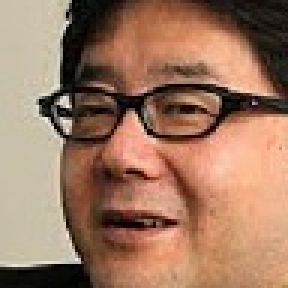
#> input picture photo_select_out/yasushi_out/out_(yasushi18.jpg)1.jpg, 96 x 96 px, found by its file name (shown 3 times larger); its folder holds 4 pictures in this run
$ python resize.py
#> lines starting #> are read from the running program, lines starting #| are printed output that depends on the picture
import cv2
import numpy as np
import sys, os
from PIL import Image

in_jpg = "./photo_select_out/yasushi_out/"
out_jpg = "./photo_select_out64/yasushi_out/"

def get_file(path):
    filenames = os.listdir(path)
    return filenames

pic = get_file(in_jpg)

for i in pic:
    # 画像の読み込み
    image_path = os.path.join(in_jpg, i)
    image = cv2.imread(image_path)
#> image is the input picture: shape (96, 96, 3); mean B, G, R 97.6, 120.3, 158.4

    img = cv2.resize(image, (64, 64))
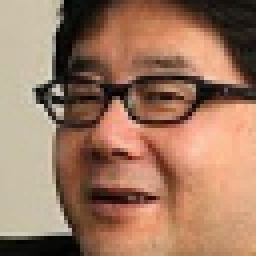
#> img: shape (64, 64, 3) (shown 4 times larger); mean B, G, R 97.4, 120.1, 158.3

    a = cv2.imwrite(out_jpg + i, img)
#> pass 2 of the loop `for i in pic:`:
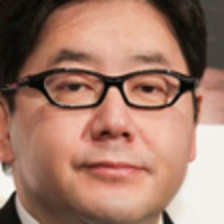
#> input picture photo_select_out/yasushi_out/out_(yasushi19.jpg)1.jpg, 224 x 224 px, found by its file name
#> image is the input picture: shape (224, 224, 3); mean B, G, R 105.7, 122.5, 162.4
#> `img = cv2.resize(image, (64, 64))`:
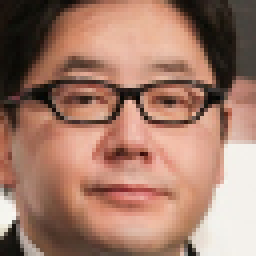
#> img: shape (64, 64, 3) (shown 4 times larger); mean B, G, R 105.7, 122.4, 162.3
#> pass 3 of the loop `for i in pic:`:
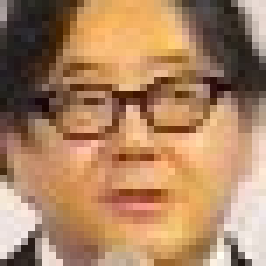
#> input picture photo_select_out/yasushi_out/out_(yasushi33.jpg)1.jpg, 38 x 38 px, found by its file name (shown 7 times larger)
#> image is the input picture: shape (38, 38, 3); mean B, G, R 98.2, 132.2, 172.9
#> `img = cv2.resize(image, (64, 64))`:
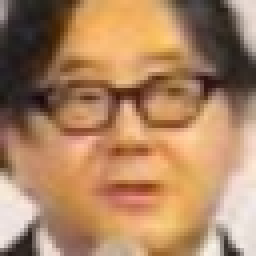
#> img: shape (64, 64, 3) (shown 4 times larger); mean B, G, R 98.1, 132.1, 172.8
#> the loop made 4 passes; the first 3 are shown
